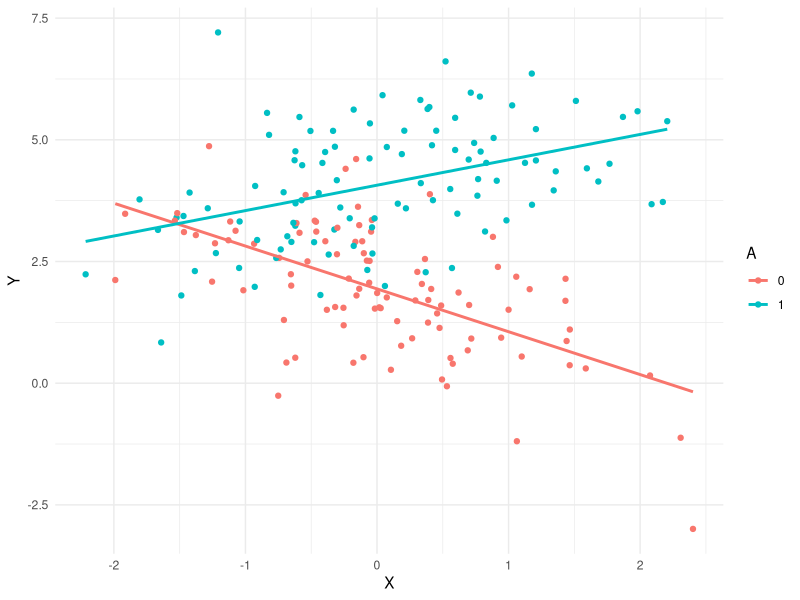

Here is the R script that generated this plot:
## ---- chunk 1
knitr::opts_chunk$set(echo = TRUE)
library(tidyverse)
theme_set(theme_minimal())
candidate_number <- 1 # change this
set.seed(candidate_number)
## ---- chunk 2
generate_data <- function(beta0 = 0,
                          betaX = 0,
                          betaA = 0,
                          betaXA = 0,
                          n = 200,
                          proportion = 1/2) {
  X <- rnorm(n)
  A <- rbinom(n, 1, proportion)
  Y <- beta0 + betaX * X + betaA * A + betaXA * X * A + rnorm(n, sd = 1)
  data.frame(Y = Y, X = X, A = factor(A))
}
## ---- chunk 3
one_sample <- generate_data(beta0 = 2, betaX = -1, betaA = 2, betaXA = 1.5)
one_sample |> 
  ggplot(aes(X, Y, color = A)) + 
  geom_point() +
  geom_smooth(method = "lm", se = FALSE)
## ---- chunk 4
one_fit <- lm(Y ~ X + A + X * A, one_sample)
summary(one_fit)
## ---- chunk 5
summary(one_fit)$coefficients[,4]
## ---- chunk 6
# p-values for all the non-intercept variables
summary(one_fit)$coefficients[-1,4]
## ---- chunk 7
# p-value for second coeff
summary(one_fit)$coefficients[2,4]
## ---- chunk 8
# Every time this function is called, it:
# (1) generates new data
# (2) fits a model using the formula Y ~ X + A + X * A
# (3) returns the p-value for the second coefficient
one_experiment <- function(beta0 = 0, betaX = 0, betaA = 0,
                           betaXA = 0, n = 200, proportion = 1/2) {
  one_sample <- generate_data(beta0, betaX, betaA, betaXA, n, proportion)
  one_fit <- lm(Y ~ X + A + X * A, one_sample)
  p_values <- summary(one_fit)$coefficients[2,4]
  return(p_values)
}
## ---- chunk 9
one_experiment()
## ---- chunk 10
one_experiment(betaX = .3)
## ---- chunk 11
n_experiments <- 5
replicate(n_experiments, one_experiment())
## ---- chunk 12
rejection_level <- 0.05
n_experiments <- 500
# proportion of experiments where p-value
# is below rejection level
mean(replicate(n_experiments, one_experiment()) < rejection_level)
## ---- chunk 13
mean(replicate(n_experiments, one_experiment(betaX = .2)) < rejection_level)
